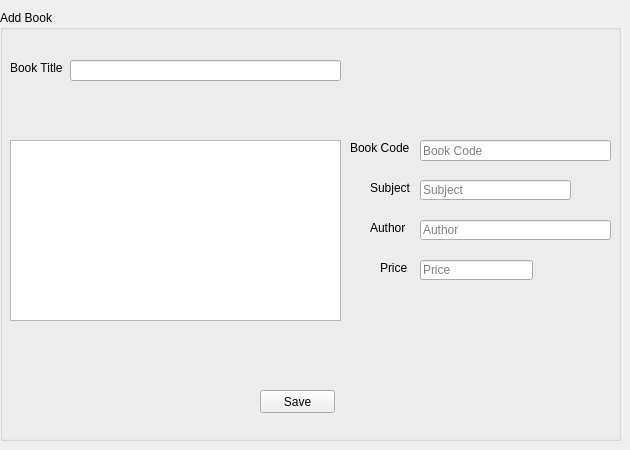
      <widget class="QWidget" name="tab_14">
       <attribute name="title">
        <string>Book</string>
       </attribute>
       <widget class="QGroupBox" name="groupBox_7">
        <property name="geometry">
         <rect>
          <x>0</x>
          <y>10</y>
          <width>621</width>
          <height>431</height>
         </rect>
        </property>
        <property name="title">
         <string>Add Book</string>
        </property>
        <widget class="QPushButton" name="pushButton_8">
         <property name="geometry">
          <rect>
           <x>260</x>
           <y>380</y>
           <width>75</width>
           <height>23</height>
          </rect>
         </property>
         <property name="text">
          <string>Save</string>
         </property>
        </widget>
        <widget class="QLabel" name="label_10">
         <property name="geometry">
          <rect>
           <x>370</x>
           <y>170</y>
           <width>41</width>
           <height>16</height>
          </rect>
         </property>
         <property name="text">
          <string>Subject</string>
         </property>
        </widget>
        <widget class="QLineEdit" name="lineEdit_5">
         <property name="geometry">
          <rect>
           <x>70</x>
           <y>50</y>
           <width>271</width>
           <height>21</height>
          </rect>
         </property>
        </widget>
        <widget class="QLabel" name="label_9">
         <property name="geometry">
          <rect>
           <x>10</x>
           <y>50</y>
           <width>61</width>
           <height>16</height>
          </rect>
         </property>
         <property name="text">
          <string>Book Title</string>
         </property>
        </widget>
        <widget class="QTextEdit" name="textEdit">
         <property name="geometry">
          <rect>
           <x>10</x>
           <y>130</y>
           <width>331</width>
           <height>181</height>
          </rect>
         </property>
        </widget>
        <widget class="QLineEdit" name="lineEdit_21">
         <property name="geometry">
          <rect>
           <x>420</x>
           <y>250</y>
           <width>113</width>
           <height>20</height>
          </rect>
         </property>
         <property name="placeholderText">
          <string>Price</string>
         </property>
        </widget>
        <widget class="QLineEdit" name="lineEdit_4">
         <property name="geometry">
          <rect>
           <x>420</x>
           <y>130</y>
           <width>191</width>
           <height>21</height>
          </rect>
         </property>
         <property name="placeholderText">
          <string>Book Code</string>
         </property>
        </widget>
        <widget class="QLabel" name="label_7">
         <property name="geometry">
          <rect>
           <x>370</x>
           <y>210</y>
           <width>41</width>
           <height>16</height>
          </rect>
         </property>
         <property name="text">
          <string>Author</string>
         </property>
        </widget>
        <widget class="QLabel" name="label_27">
         <property name="geometry">
          <rect>
           <x>380</x>
           <y>250</y>
           <width>31</width>
           <height>16</height>
          </rect>
         </property>
         <property name="text">
          <string>Price</string>
         </property>
        </widget>
        <widget class="QLabel" name="label_8">
         <property name="geometry">
          <rect>
           <x>350</x>
           <y>130</y>
           <width>61</width>
           <height>16</height>
          </rect>
         </property>
         <property name="text">
          <string>Book Code</string>
         </property>
        </widget>
        <widget class="QLineEdit" name="lineEdit_24">
         <property name="geometry">
          <rect>
           <x>420</x>
           <y>170</y>
           <width>151</width>
           <height>20</height>
          </rect>
         </property>
         <property name="placeholderText">
          <string>Subject</string>
         </property>
        </widget>
        <widget class="QLineEdit" name="lineEdit_25">
         <property name="geometry">
          <rect>
           <x>420</x>
           <y>210</y>
           <width>191</width>
           <height>20</height>
          </rect>
         </property>
         <property name="placeholderText">
          <string>Author</string>
         </property>
        </widget>
       </widget>
      </widget>
